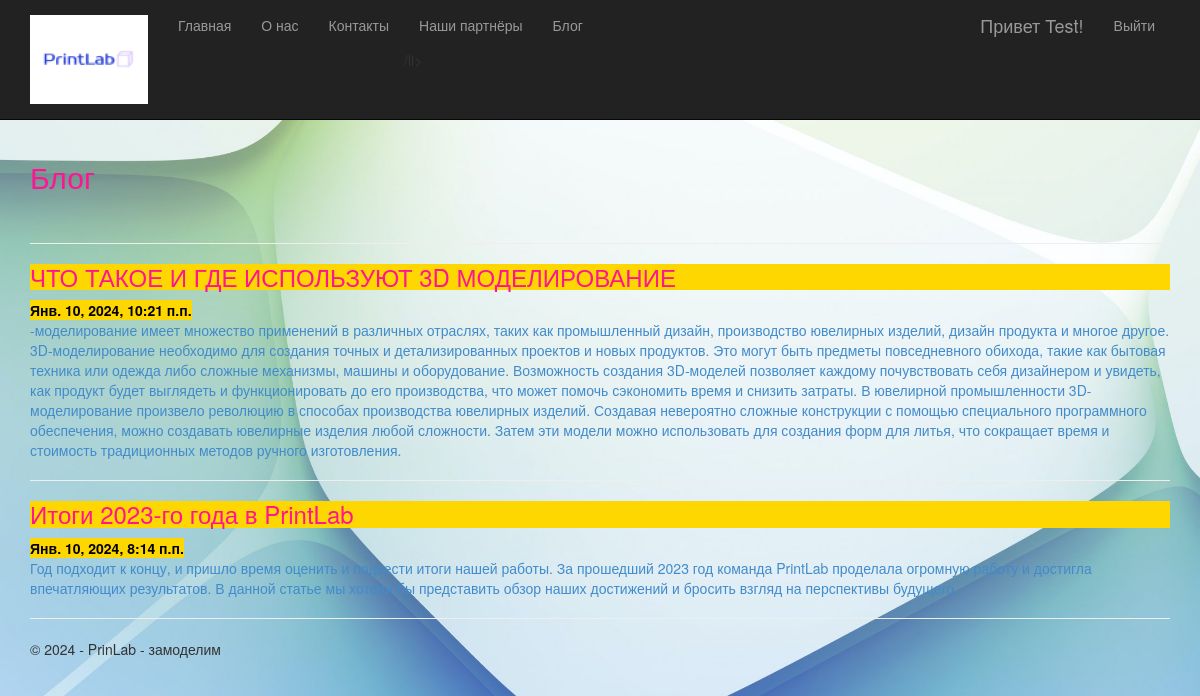
Page /blog/ (signed in) on the committed database.
### app/models.py (models this page shows, shortened)
class Blog(models.Model):
    title = models.CharField(max_length = 100, unique_for_date = "posted", verbose_name = "Заголовок")
    description = models.TextField (verbose_name = "Краткое содержание")
    content = models.TextField (verbose_name = "Полное содержание")
    posted = models.DateTimeField (default = datetime.now(), db_index = True, verbose_name = "Опубликована")
    image = models.FileField(default = 'temp.jpg', verbose_name = "Путь к картинке")
    class Meta: # метаданные — вложенный класс, который задает дополнительные параметры модели:
        db_table = "Posts" # имя таблицы для модели
        ordering = ["-posted"] # порядок сортировки данных в модели ("–" означает по убыванию)
        verbose_name = "статья блога" # имя, под которым модель будет отображаться в административном разделе (для одной статьи блога)
        verbose_name_plural = "статьи блога" # тоже для всех статей блога

### app/views.py (the view)
# urls.py: path('blog/', views.blog, name='blog'),
def blog(request):
    assert isinstance(request, HttpRequest)
    posts = Blog.objects.order_by('-posted') # запрос на выбор всех статей из модели, отсортированных по убыванию даты опубликования
    return render(
        request,
        'app/blog.html',
        { # параметр в {} — данные для использования в шаблоне.
            'title':'Блог',
            'posts': posts, # передача списка статей в шаблон веб-страницы
            'year':datetime.now().year,
        }
    )

### app/templates/app/blog.html
﻿{% extends "app/layout.html" %}
{% block content %}
<h2>{{ title }}</h2>
<br />
{% for post in posts %}
<hr />
<div class="">
    <h3> {{post.title}} </h3>
    <p8> {{post.posted}} </p8>
</div>
<p><a href="{% url 'blogpost' parametr=post.id %}">{{ post.description }}</a> </p>
{% endfor %}
{% endblock %}

### app/templates/app/loginpartial.html (shortened to what this page needs)
﻿{% if user.is_authenticated %}
<form id="logoutForm" action="/logout/" method="post" class="navbar-right">
    <ul class="nav navbar-nav navbar-right">
        <li><span class="navbar-brand">Привет {{ user.username }}!</span></li>
        <li><a href="javascript:document.getElementById('logoutForm').submit()">Выйти</a></li>
    </ul>
</form>
{% else %}
<ul class="nav navbar-nav navbar-right">
    <li><a href="{% url 'login' %}">Войти</a></li>
</ul>
{% endif %}

### app/static/app/content/site.css (style rules this page uses)
body { padding-top: 120px; padding-bottom: 20px; background: url(../content/fon1.jpg); background-size: cover; }
p8 { color: black; font-weight: bold; background-color: gold; }
h2 { color: deeppink; }
h3 { color: deeppink; background-color: gold; }

### rows in the picture
Blog: title "ЧТО ТАКОЕ И ГДЕ ИСПОЛЬЗУЮТ 3D МОДЕЛИРОВАНИЕ", posted "Янв. 10, 2024, 10:21 п.п.", description "-моделирование имеет множество применений в различных отраслях, таких как промышленный дизайн, производство ювелирных изделий, дизайн продукта и многое другое. 3D-моделирование необходимо для создания точных и детализированных проектов и новых продуктов. Это могут быть предметы повседневного обихода, такие как бытовая техника или одежда либо сложные механизмы, машины и оборудование. Возможность создания 3D-моделей позволяет каждому почувствовать себя дизайнером и увидеть, как продукт будет выглядеть и функционировать до его производства, что может помочь сэкономить время и снизить затраты. В ювелирной промышленности 3D-моделирование произвело революцию в способах производства ювелирных…"
Blog: title "Итоги 2023-го года в PrintLab", posted "Янв. 10, 2024, 8:14 п.п.", description "Год подходит к концу, и пришло время оценить и подвести итоги нашей работы. За прошедший 2023 год команда PrintLab проделала огромную работу и достигла впечатляющих результатов. В данной статье мы хотели бы представить обзор наших достижений и бросить взгляд на перспективы будущего."

### other values in the picture
{{ user.username }} "Test"
{{ title }} "Блог"
